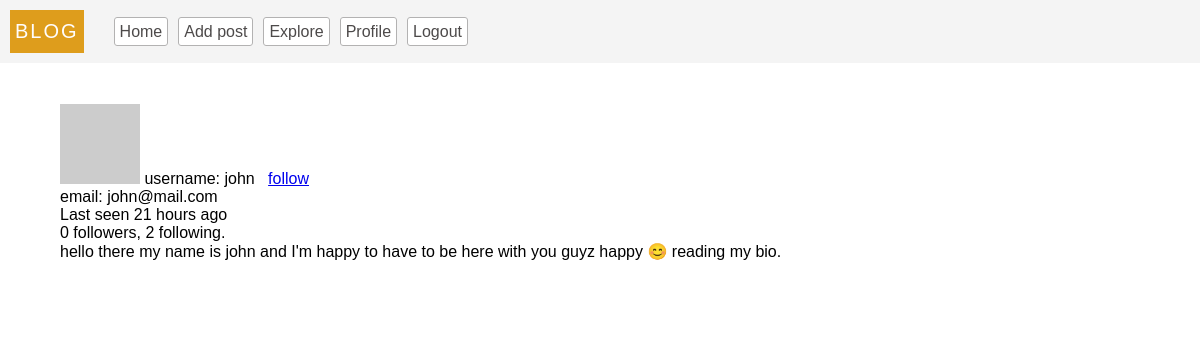
/user/2 (signed in), run on an earlier commit of the app's database.
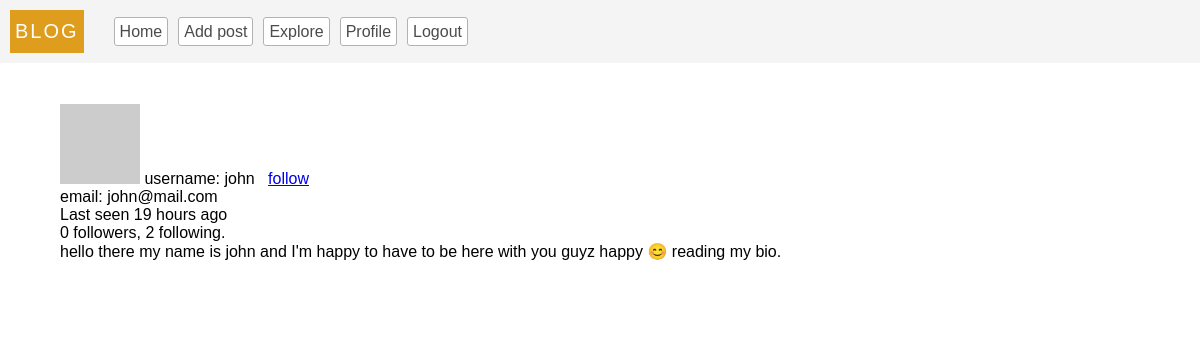
And on a later commit of the database.
### models.py (models this page shows, shortened)
class User(db.Model, UserMixin):
  __tablename__ = 'users'
  id = db.Column(db.Integer, primary_key = True)
  username = db.Column(db.String(100), unique = True, index = True)
  email = db.Column(db.String(100), index = True, unique = True)
  password = db.Column(db.String(200))
  last_seen = db.Column(db.DateTime, default=datetime.utcnow, index = True)
  about_me = db.Column(db.String, nullable=True)
  posts = db.relationship(
    'Post',
    backref = 'author',
    lazy = 'dynamic'
  )
  followed = db.relationship(
    'User',
    secondary = followers,
    primaryjoin = (followers.c.follower_id == id),
    secondaryjoin = (followers.c.followed_id == id),
    backref = db.backref('followers', lazy='dynamic'),
    lazy = 'dynamic'
  )
  follower = db.relationship(
    'User',
    secondary = followers,
    primaryjoin = (followers.c.followed_id == id),
    secondaryjoin = (followers.c.follower_id == id),
    backref = db.backref('followed_user', lazy='dynamic'),
    lazy = 'dynamic'
  )
  def avatar(self, size='80'):
    digest = md5(str(self.email).lower().encode('utf-8')).hexdigest()
    return f'https://gravatar.com/avatar/{digest}?d=identicon&s={size}'
  def update_last_seen(self):
    self.last_seen = datetime.utcnow()
    db.session.commit()
  def is_following(self, user):
    return self.followed.filter(followers.c.followed_id == user.id).count() > 0
  @login.user_loader
  def get_user(id):
    return User.query.get(int(id))

### server.py (the view)
@app.route('/user/<id>')
@login_required
def user_profile(id):
  user = User.query.get(id)
  if user == None:
    flash(_('this user profile cannot be found, profile may have been deleted or suspended !'), 'error')
    return redirect(url_for('index'))
  return render_template('user.html', user=user, posts = user.posts)

### app.py (called while the page is built)
def get_locale():
  print('getting client preferred language.')
  return request.accept_languages.best_match(app.config['LANGUAGES'])

### server.py (called while the page is built)
@app.before_request
def validate():
  if current_user.is_authenticated:
    current_user.update_last_seen()
  g.locale =  (str(get_locale()))

### templates/user.html (shortened to what this page needs)
{% extends 'base.html' %}
{% block content %}
<section>
  <img src="{{user.avatar(100)}}" alt="{{_('photo')}}">
  <span>{{_('username')}}: {{user.username}}</span>
  <span> &nbsp;</span>
    {% if current_user.id != user.id %}
      {% if current_user.is_following(user) %}
        <a href="/follow/{{user.id}}"> {{_('unfollow')}} </a>
      {% else %}
        <a href="/follow/{{user.id}}"> {{_('follow')}} </a>
      {% endif %}
    {% endif %}
  <br>
  <sapn>{{_('email')}}: {{user.email}}</sapn>
  {% if user.last_seen %}
    <p>
      {{
        _('Last seen  %(time)s', time = moment(user.last_seen).fromNow()) }}
    </p>
  {% endif %}
  <p>
    {{ user.follower.count() }} followers, {{ user.followed.count() }} following.
  </p>
  {% if user.about_me %}<p>{{ user.about_me }}</p>{% endif %}
</section>
<section>
  <br> <br>
</section>
{% endblock %}

### templates/base.html (shortened to what this page needs)
<!DOCTYPE html>
<html lang="en">
<head>
  <link rel="stylesheet" href="/static/styles/base.css">
</head>
<body>
  <nav>
    <ul class="nav-bar">
      <p class="logo">BLOG </p>
      <li>
        <a href="{{url_for('index')}}">{{_('Home')}}</a>
      </li>
      {% if current_user.is_authenticated %}
      <li>
        <a href="{{url_for('add_post')}}">{{_('Add post')}}</a>
      </li>
      <li>
        <a href="{{url_for('explore')}}">{{_('Explore')}}</a>
      </li>
      <li>
        <a href="{{url_for('profile')}}">{{_('Profile')}}</a>
      </li>
      <li>
        <a href="{{url_for('logout')}}">{{_('Logout')}}</a>
      </li>
      {% endif %}
    </ul>
  </nav>
<div class="container">
  {% block content%}
  {% endblock %}
</div>
</body>
</html>

### static/styles/base.css (style rules this page uses)
* { padding:0px; margin: 0px; box-sizing: border-box; }
body { font-family: 'Lucida Sans', 'Lucida Sans Regular', 'Lucida Grande', 'Lucida Sans Unicode', Geneva, Verdana, sans-serif; }
.nav-bar { display:flex; margin-bottom: 5px; align-items: center; background-color: #f4f4f4; padding:10px; }
.nav-bar>.logo { font-size: 20px ; color: rgb(255, 253, 253); background-color: rgb(222, 157, 28); padding:10px 5px; letter-spacing: 2px; margin-right: 30px; }
.nav-bar>li { list-style: none; text-align: center; }
.nav-bar>li>a { background-color: rgb(255, 255, 255); color: rgb(77, 74, 74); padding: 5px; text-decoration: none; transition: all 0.1s; margin-right: 10px; text-align: center; border: solid 1px rgb(179, 178, 178); border-radius: 3px; }
.container { padding:3% 5%; background-color: #fff; }

What changed in the data, as far as the page shows it:
changed User "john": last_seen "Last seen 21 hours ago" → "Last seen 19 hours ago"
